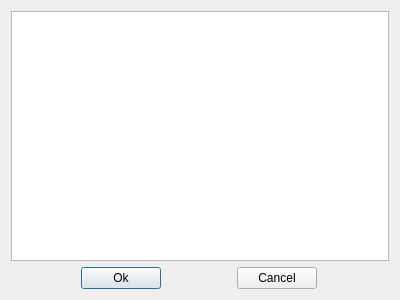
<?xml version="1.0" encoding="UTF-8"?>
<ui version="4.0">
 <class>CurveSelection</class>
 <widget class="QDialog" name="CurveSelection">
  <property name="geometry">
   <rect>
    <x>0</x>
    <y>0</y>
    <width>400</width>
    <height>300</height>
   </rect>
  </property>
  <property name="windowTitle">
   <string>Select visible curves</string>
  </property>
  <layout class="QVBoxLayout" name="verticalLayout">
   <item>
    <widget class="QListWidget" name="lstCurves"/>
   </item>
   <item>
    <layout class="QHBoxLayout" name="horizontalLayout">
     <item>
      <widget class="QPushButton" name="okButton">
       <property name="sizePolicy">
        <sizepolicy hsizetype="Fixed" vsizetype="Fixed">
         <horstretch>0</horstretch>
         <verstretch>0</verstretch>
        </sizepolicy>
       </property>
       <property name="text">
        <string>Ok</string>
       </property>
       <property name="checked">
        <bool>false</bool>
       </property>
      </widget>
     </item>
     <item>
      <widget class="QPushButton" name="cancelButton">
       <property name="sizePolicy">
        <sizepolicy hsizetype="Fixed" vsizetype="Fixed">
         <horstretch>0</horstretch>
         <verstretch>0</verstretch>
        </sizepolicy>
       </property>
       <property name="text">
        <string>Cancel</string>
       </property>
      </widget>
     </item>
    </layout>
   </item>
  </layout>
 </widget>
 <resources/>
 <connections/>
</ui>
